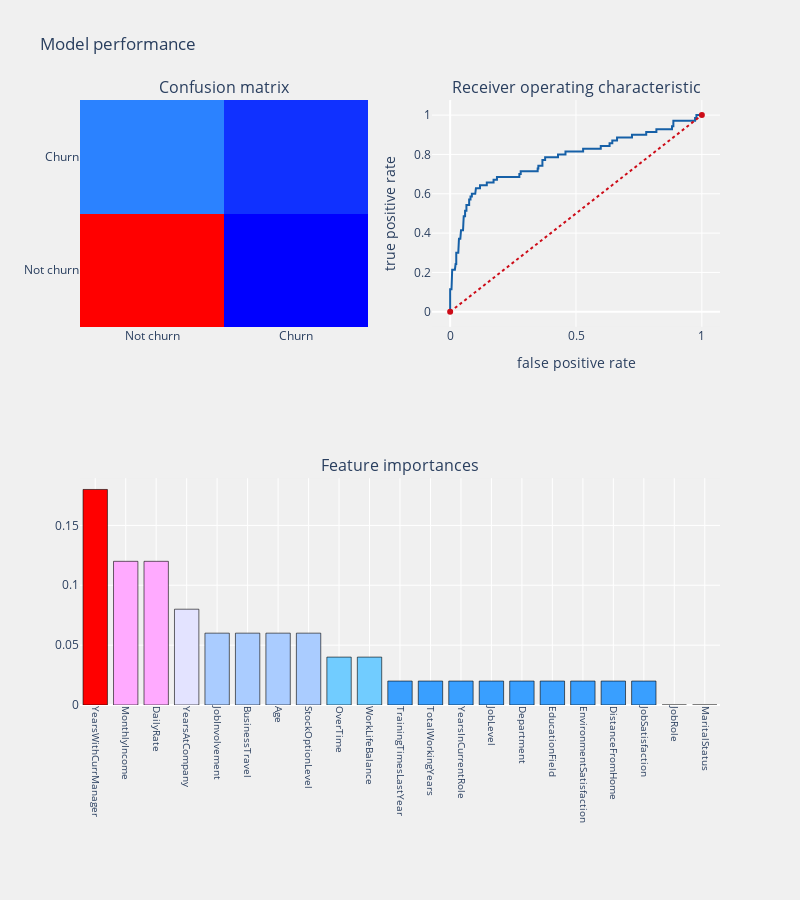

Notebook source saved alongside this figure:
### Code cell
telecom_churn_prediction(ad,xtrain,xtest,ytrain,ytest,'features')

### Figure 1 — Plotly figure (JSON) as saved in the notebook; plotly's stock layout.template omitted (floating-point values rounded to 4 significant figures)
{"data": [{"colorscale": [[0, "rgb(0,0,255)"], [0.1, "rgb(51,153,255)"], [0.2, "rgb(102,204,255)"], [0.3, "rgb(153,204,255)"], [0.4, "rgb(204,204,255)"], [0.5, "rgb(255,255,255)"], [0.6, "rgb(255,204,255)"], [0.7, "rgb(255,153,255)"], [0.8, "rgb(255,102,204)"], [0.9, "rgb(255,102,102)"], [1, "rgb(255,0,0)"]], "name": "Confusion matrix", "showscale": false, "type": "heatmap", "x": ["Not churn", "Churn"], "xaxis": "x", "y": ["Not churn", "Churn"], "yaxis": "y", "z": [[356, 15], [44, 26]]}, {"line": {"color": "rgb(22, 96, 167)", "width": 2}, "name": "Roc: 0.665498652291105", "type": "scatter", "x": [0, 0, 0, 0.005391, 0.005391, 0.008086, 0.008086, 0.01887, 0.01887, 0.02156, 0.02156, 0.02426, 0.02426, 0.03235, 0.03235, 0.03504, 0.03504, 0.04043, 0.04043, 0.04313, 0.04313, 0.05121, 0.05121, 0.05391, 0.05391, 0.0593, 0.0593, 0.06469, 0.06469, 0.07547, 0.07547, 0.08086, 0.08086, 0.08625, 0.08625, 0.09973, 0.09973, 0.1024, 0.1024, 0.1186, 0.1186, 0.1456, 0.1456, 0.1725, 0.1725, 0.186, 0.186, 0.2749, 0.2749, 0.2803, 0.2803, 0.31, 0.3154, 0.3342, 0.3396, 0.3477, 0.3477, 0.3504, 0.3504, 0.3666, 0.3666, 0.3774, 0.3774, 0.4286, 0.4286, 0.4582, 0.4582, 0.5283, 0.5283, 0.5984, 0.5984, 0.6334, 0.6334, 0.6442, 0.6442, 0.6631, 0.6631, 0.7224, 0.7224, 0.779, 0.779, 0.8194, 0.8194, 0.8814, 0.8814, 0.8868, 0.8868, 0.973, 0.973, 0.9784, 0.9784, 1], "xaxis": "x2", "y": [0, 0.01429, 0.1143, 0.1143, 0.1714, 0.1714, 0.2143, 0.2143, 0.2286, 0.2286, 0.2429, 0.2429, 0.3, 0.3, 0.3571, 0.3571, 0.3714, 0.3714, 0.3857, 0.3857, 0.4143, 0.4143, 0.4286, 0.4286, 0.4857, 0.4857, 0.5143, 0.5143, 0.5429, 0.5429, 0.5714, 0.5714, 0.5857, 0.5857, 0.6, 0.6, 0.6143, 0.6143, 0.6286, 0.6286, 0.6429, 0.6429, 0.6571, 0.6571, 0.6714, 0.6714, 0.6857, 0.6857, 0.7, 0.7, 0.7143, 0.7143, 0.7143, 0.7143, 0.7143, 0.7143, 0.7286, 0.7286, 0.7429, 0.7429, 0.7714, 0.7714, 0.7857, 0.7857, 0.8, 0.8, 0.8143, 0.8143, 0.8286, 0.8286, 0.8429, 0.8429, 0.8571, 0.8571, 0.8714, 0.8714, 0.8857, 0.8857, 0.9, 0.9, 0.9143, 0.9143, 0.9286, 0.9286, 0.9429, 0.9429, 0.9714, 0.9714, 0.9857, 0.9857, 1, 1], "yaxis": "y2"}, {"line": {"color": "rgb(205, 12, 24)", "dash": "dot", "width": 2}, "type": "scatter", "x": [0, 1], "xaxis": "x2", "y": [0, 1], "yaxis": "y2"}, {"marker": {"color": [0.18, 0.12, 0.12, 0.08, 0.06, 0.06, 0.06, 0.06, 0.04, 0.04, 0.02, 0.02, 0.02, 0.02, 0.02, 0.02, 0.02, 0.02, 0.02, 0, 0], "colorscale": [[0, "rgb(0,0,255)"], [0.1, "rgb(51,153,255)"], [0.2, "rgb(102,204,255)"], [0.3, "rgb(153,204,255)"], [0.4, "rgb(204,204,255)"], [0.5, "rgb(255,255,255)"], [0.6, "rgb(255,204,255)"], [0.7, "rgb(255,153,255)"], [0.8, "rgb(255,102,204)"], [0.9, "rgb(255,102,102)"], [1, "rgb(255,0,0)"]], "line": {"color": "black", "width": 0.6}}, "name": "coefficients", "type": "bar", "x": ["YearsWithCurrManager", "MonthlyIncome", "DailyRate", "YearsAtCompany", "JobInvolvement", "BusinessTravel", "Age", "StockOptionLevel", "OverTime", "WorkLifeBalance", "TrainingTimesLastYear", "TotalWorkingYears", "YearsInCurrentRole", "JobLevel", "Department", "EducationField", "EnvironmentSatisfaction", "DistanceFromHome", "JobSatisfaction", "JobRole", "MaritalStatus"], "xaxis": "x3", "y": [0.18, 0.12, 0.12, 0.08, 0.06, 0.06, 0.06, 0.06, 0.04, 0.04, 0.02, 0.02, 0.02, 0.02, 0.02, 0.02, 0.02, 0.02, 0.02, 0, 0], "yaxis": "y3"}], "layout": {"annotations": [{"font": {"size": 16}, "showarrow": false, "text": "Confusion matrix", "x": 0.225, "xanchor": "center", "xref": "paper", "y": 1, "yanchor": "bottom", "yref": "paper"}, {"font": {"size": 16}, "showarrow": false, "text": "Receiver operating characteristic", "x": 0.775, "xanchor": "center", "xref": "paper", "y": 1, "yanchor": "bottom", "yref": "paper"}, {"font": {"size": 16}, "showarrow": false, "text": "Feature importances", "x": 0.5, "xanchor": "center", "xref": "paper", "y": 0.375, "yanchor": "bottom", "yref": "paper"}], "autosize": false, "height": 900, "margin": {"b": 195}, "paper_bgcolor": "rgba(240,240,240, 0.95)", "plot_bgcolor": "rgba(240,240,240, 0.95)", "showlegend": false, "title": {"text": "Model performance"}, "width": 800, "xaxis": {"anchor": "y", "domain": [0, 0.45]}, "xaxis2": {"anchor": "y2", "domain": [0.55, 1], "title": {"text": "false positive rate"}}, "xaxis3": {"anchor": "y3", "domain": [0, 1], "showgrid": true, "tickangle": 90, "tickfont": {"size": 10}}, "yaxis": {"anchor": "x", "domain": [0.625, 1]}, "yaxis2": {"anchor": "x2", "domain": [0.625, 1], "title": {"text": "true positive rate"}}, "yaxis3": {"anchor": "x3", "domain": [0, 0.375]}}}
